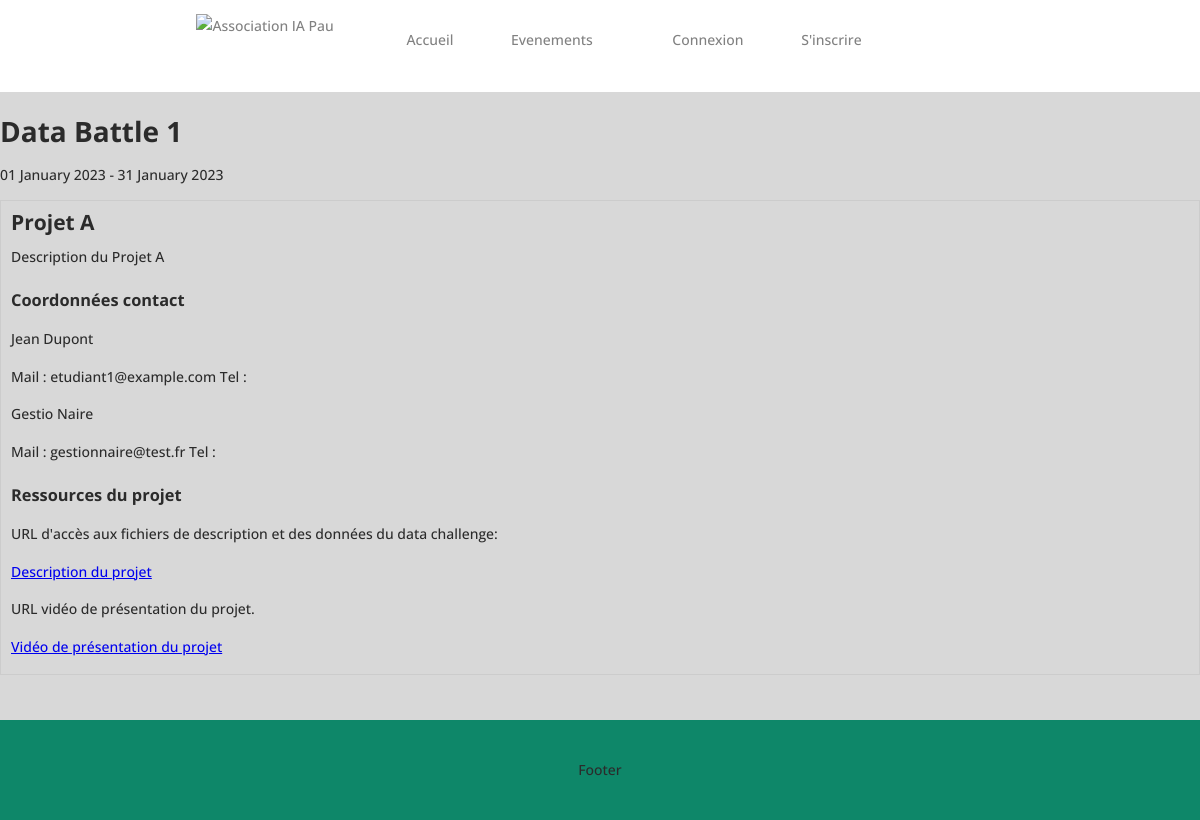
The app's page /?page=dataBattle&battle=1 with its own data.
### tables this page shows
CREATE TABLE Evenement(
    idEvenement int AUTO_INCREMENT,
    nomEvenement varchar(64) NOT NULL,
    dateDebut date,
    dateFin date,
    descriptionEvent varchar(264),
    imageEvent varchar(1024),
    typeEvenement varchar(30),
    PRIMARY KEY (idEvenement),
    CONSTRAINT check_typeEvenement CHECK (typeEvenement IN ('dataBattle', 'dataChallenge'))
);

CREATE TABLE ProjetData(
    idProjetData int NOT NULL AUTO_INCREMENT,
    idEvenement int NOT NULL,
  
    nomProjet varchar(512) NOT NULL,
    description varchar(1024),
    image varchar(1024),
    urlFichier varchar(1024),
    urlVideo varchar(1024),
    PRIMARY KEY (idProjetData),
    FOREIGN KEY (idEvenement) REFERENCES Evenement(idEvenement)
 
);

CREATE TABLE Utilisateur(
    idUtilisateur int NOT NULL AUTO_INCREMENT,
    email varchar(64) NOT NULL,
    motDePasse varchar(255) NOT NULL,
    type varchar(30) NOT NULL,
    nomUtilisateur varchar(30) NOT NULL,
    prenomUtilisateur varchar(30) NOT NULL,
    numeroTel char(10) NOT NULL,
    niveauEtude varchar(2),
    ecole varchar(30),
    ville varchar(30),
    nomEntreprise varchar(30),
    dateDebutUtilisateur date,
    dateFinUtilisateur date,
    PRIMARY KEY (idUtilisateur),
 
    UNIQUE (email),
    CONSTRAINT check_numerotel CHECK (numeroTel REGEXP '^[0-9]{10}$'),
    CONSTRAINT check_niveauEtude CHECK (niveauEtude IN ('L1', 'L2', 'L3', 'M1', 'M2', 'D')),
    CONSTRAINT check_type CHECK (type IN ('Etudiant', 'Gestionnaire', 'Administrateur'))
);

### action/bdd.php (called while the page is built, shortened)
<?php
    require_once('database_login.php');
    function connect() {
        $connexion = null;
        global $username;
        global $password;
        global $bddname;
        global $port;
        try
        {
            $connexion = new PDO(
                'mysql:host=localhost;dbname='.$bddname. ';charset=utf8' .';port=' . $port , $username, $password
            );
        }
        catch(Exception $e)
        {
            die('Erreur : '.$e->getMessage());
        }
        return $connexion;
    }
    function getEvenementbyID($id){
        try{
            $conn = connect();
            $sqlQuery = "SELECT idEvenement, nomEvenement, DATE_FORMAT(dateDebut, '%d %M %Y') AS dateD, DATE_FORMAT(dateFin, '%d %M %Y') AS dateF, descriptionEvent, imageEvent FROM Evenement WHERE idEvenement = :id";
            $statement = $conn->prepare($sqlQuery);
            $statement->bindParam(':id', $id);
            $statement->execute();
            $result = $statement->fetch();
            return $result;
        }
        catch(Exception $e){
            die('Erreur : '.$e->getMessage());
        }
    }
    function getProjetData($idEvenement){
        try{
            $conn = connect();
            $sqlQuery = "SELECT * FROM ProjetData
                        WHERE idEvenement LIKE :idEvenement";
            $statement = $conn->prepare($sqlQuery);
            $statement->bindParam(':idEvenement', $idEvenement);
            $statement->execute();
            $result = $statement->fetchAll();
            return $result;
        }
        catch(Exception $e){
            die('Erreur : '.$e->getMessage());
        }
    }
    function getSuperviseur($projet){
        try{
            $conn = connect();
            $sqlQuery = "SELECT Utilisateur.prenomUtilisateur, Utilisateur.nomUtilisateur, Utilisateur.email FROM Utilisateur
                        INNER JOIN Superviser ON Utilisateur.idUtilisateur = Superviser.idGestionnaire
                        INNER JOIN ProjetData ON Superviser.idProjetData = ProjetData.idProjetData
                        WHERE ProjetData.nomProjet LIKE '".$projet."' ;";
            $statement = $conn->prepare($sqlQuery);
            $statement->bindParam(':projet', $projet);
            $statement->execute();
            $result = $statement->fetchAll();
            return $result;
        }
        catch(Exception $e){
            die('Erreur : '.$e->getMessage());
        }
    }
?>

### pages/dataBattle.php (the view, shortened to what this page needs)
<link rel="stylesheet" href="styles/component/evenements.css" />
<?php
    if(isset($_GET['battle'])){
        $id = $_GET['battle'];
    }
    else {
        echo "Bad request ";
        exit();
    }
    $battle = getEvenementbyID($id);
    $projet = getProjetData($id);
    echo '<h1>'. $battle['nomEvenement'] . '</h3>';
    echo '<p>'. $battle['dateD'].' - '.$battle['dateF'].'</p>';
    echo '  <div class=projet>';
    echo '      <div class = "en-tete">';
    echo '          <div class = "desc">';
    echo '              <div class = "title-projet">';
    echo '                  <h2>'. $projet[0]['nomProjet'] . '</h2>';
    echo '              </div>';
    echo '              <div class = "description">';
    echo                    $projet[0]['description'];
    echo '              </div>';
    echo '          </div>';
    echo '      </div>';
    $gestionnaires = getSuperviseur($projet[0]['nomProjet']);
    echo '      <div class="contact-projet">';
    echo '          <h3> Coordonnées contact </h3>';
    foreach ($gestionnaires as $gestionnaire){
        echo '      <div class = "contact-gestionnaire">';
        echo '          <p>'.$gestionnaire['prenomUtilisateur'].' ' . $gestionnaire['nomUtilisateur'].'</p>';
        echo '          <p> Mail : ' .$gestionnaire['email'] .' Tel :'. $gestionnaire['numeroTel'] .'</p>';
        echo '      </div>';
    }
    echo '      </div>';
    echo '      <div class="ressources-projet">';
    echo '          <h3> Ressources du projet </h3>';
    echo '          <p>URL d\'accès aux fichiers de description et des données du data challenge: </p>';
    echo '          <a href ='.$projet[0]['urlFichier'].'>Description du projet</a>';
    echo '          <p>URL vidéo de présentation du projet.</p>';
    echo '          <a href ='.$projet[0]['urlVideo'].'>Vidéo de présentation du projet</a>';
    echo '      </div>';
    echo '  </div>';
?>

### styles/global.css (style rules this page uses)
body { position: relative; margin: 0; padding-bottom: 6rem; min-height: 100%; font-family: Open Sans,Arial,sans-serif; font-size: 14px; color: #2b2b2b; line-height: 1.7em; font-weight: 500; background-color: rgb(216, 216, 216); }
html { height: 100%; box-sizing: border-box; }
*, *:before, *:after { box-sizing: inherit; }
#content h1 { margin-top: 0; }

### styles/component/evenements.css (style rules this page uses)
.projet { margin-bottom: 20px; border: 1px solid #ccc; padding: 10px; }
.en-tete { display: flex; align-items: flex-start; justify-content: flex-start; }
.title-projet { margin-bottom: 10px; }
.contact-projet { margin-top: 20px; }
.contact-gestionnaire { margin-bottom: 10px; }
.ressources-projet { margin-top: 20px; }
h2, h3 { margin: 0; }
a { display: block; margin-bottom: 5px; }

### records on screen
evenement: nomEvenement "Data Battle 1"
projetdata: nomProjet "Projet A", description "Description du Projet A"
utilisateur: prenomUtilisateur "Jean", nomUtilisateur "Dupont", email "etudiant1@example.com"
utilisateur: prenomUtilisateur "Gestio", nomUtilisateur "Naire", email "gestionnaire@test.fr"

### other values on screen
$battle['dateD'] "01 January 2023"
$battle['dateF'] "31 January 2023"
